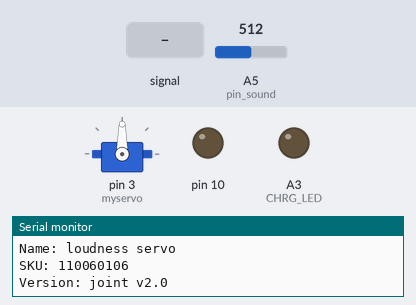
The sketch below on a simulated Arduino Uno, built with avr-gcc and run on an emulated ATmega328P. Parts: servo, output pins drawn as LEDs (lit = HIGH), the last lines printed to the serial monitor. The test bench sets the inputs (shaded band); at power-on: A5 (pin_sound) = 512.

Above: at 3.9 s.
4.0 s: A5 (pin_sound) fed a 2 Hz sine of ±306 counts around its level
At 5.5 s:
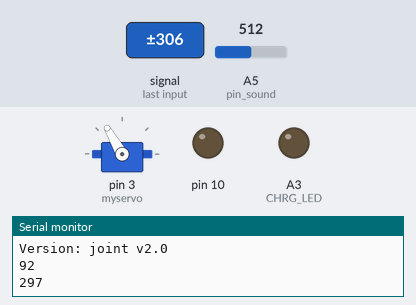
At 6.9 s:
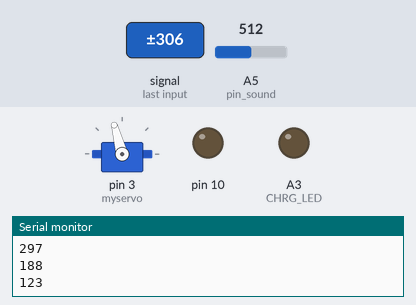
7.0 s: A5 (pin_sound) set to 306
At 7.6 s:
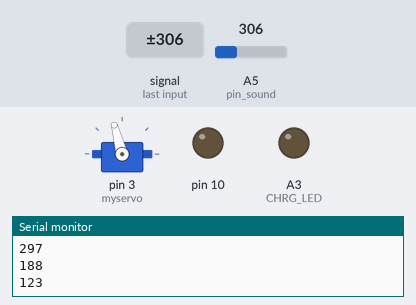
8.5 s: A5 (pin_sound) set to 550
10.0 s: A5 (pin_sound) set to 571
At 10.62 s:
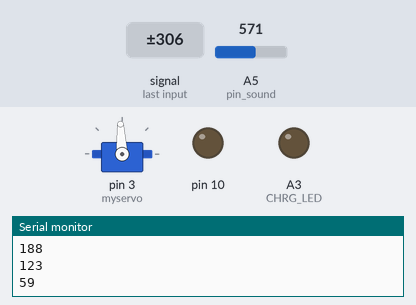
13.0 s: A5 (pin_sound) fed a 200 Hz sine of ±81 counts around its level
16.0 s: A5 (pin_sound) set to 716
Timing chart, 0 to 20.0 s (numbered marks = the images above; inputs shaded):
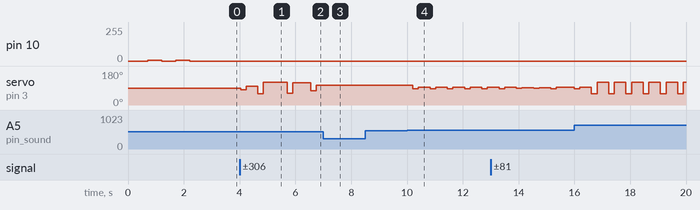

Measured:
- the behaviour switches between 562 and 563 on A5 (pin_sound) (found by bisection; images 3 and 4)
- after the input at 7.0 s, servo on pin 3 (myservo): stays 105° (without the input it goes to 60° after 0.16 s)
- after the input at 8.5 s, every drawn part: stays the same
- after the input at 10.0 s, servo on pin 3 (myservo): alternates 93° for 0.42 s and 87° for 0.20 s, starting after 0.21 s

The sketch:

loudness_110060106_servo.ino
```cpp
// (licence header left out)
/**
 * WatchDog class
 */
#include <avr/wdt.h>

#define VERSION "joint v2.0"
#define NAME    "loudness servo"
#define SKU     "110060106"

class WatchDog
{
  public:
    //initial watchdog timeout
    WatchDog(long timeout = 2000){
      _timeout = timeout;
    }

    //method
    void watchdogSetup(void){
      cli();
      wdt_reset();
      MCUSR &= ~(1<<WDRF);
      WDTCSR = (1<<WDCE) | (1<<WDE);
      WDTCSR = (1<<WDIE) | (0<<WDP3) | (1<<WDP2) | (1<<WDP1) | (0<<WDP0);
      sei();
    }

    void doggieTickle(void){
      ResetTime = millis();
    }

    //reset
    void(* resetFunc) (void) = 0;

    //parameters
    unsigned long ResetTime;
    volatile bool  Flg_Power;
    long _timeout;

};

WatchDog WTD;

ISR(WDT_vect)
{
  if(millis() - WTD.ResetTime > WTD._timeout)
  {
    WTD.doggieTickle();
    WTD.resetFunc();
  }
}
/******************* End of WatchDog ********************/

#include <Wire.h>
#include <Servo.h>

#define  DEBUG   0

#define BUTTON         2
#define LIGHT_SENSOR   A0
#define CHRG_LED       A3  //low-level work
#define PWR_HOLD       A1
#define PWR            6   //low-level work
#define KEY            2
#define LED            10
#define OUT_PIN1       3   //normal output pin
#define OUT_PIN2       5
#define IN_PIN1        A5  //normal input pin
#define IN_PIN2        A4

#define original_pos 90
// Servo position begin value
#define pos_begin  80
// Servo position end value
#define pos_end    100
// Create servo object to control a servo
Servo myservo;

// Sound sensor pin input define
const int pin_sound = A5;

//sound analog value
int quiet_value = 0;
int val_sound = 0;

//value off the thershold,
int thershold_off = 50;
//sound threshold
int Threshold[5] = {40 + thershold_off,
                    60 + thershold_off,
                    80 + thershold_off,
                    100 + thershold_off,
                    120 + thershold_off};


const long interval = 50;
unsigned long previousMillis = 0;
unsigned long currentMillis  = 0;

int midNum(int *a, int *b, int *c);
int average_filter(int analog_pin, int num);
int mid_filter(int analog_pin);
void delay_feed( int val);
void servoRun(int analog);

void servoRun(int analog)
{
  int dec = 0;
  if(analog < 200)
  {
    dec = map(analog, thershold_off, 200, 2, 30);
  }
  else
  {
    dec = 30;
  }
  myservo.write(original_pos - dec);
  delay(200);
  myservo.write(original_pos + dec);
  delay(200);
}
// Delay with feed dog
void delay_feed( int val)
{
  delay(val);
  WTD.doggieTickle();
}

int mid_filter(int analog_pin)
{
  int a = analogRead(analog_pin);
  delayMicroseconds(10);
  int b = analogRead(analog_pin);
  delayMicroseconds(10);
  int c = analogRead(analog_pin);
  delayMicroseconds(10);

  return midNum(&a, &b, &c);
}

int average_filter(int analog_pin, int num)
{
  long temp = 0;
  for(int i=0;i<num;i++)
  {
    //temp += analogRead(analog_pin);
    temp += mid_filter(analog_pin);
  }
  return temp/num;
}

int midNum(int *a, int *b, int *c)
{
  int tmp = 0;
  if(*a > *b){
    tmp = *a;
    *a = *b;
    *b = tmp;
  }
  if(*b > *c){
    tmp = *b;
    *b = *c;
    *c = tmp;
  }
  if(*b > *c){
    tmp = *b;
    *b = *c;
    *c = tmp;
  }
  return *b;
}

void setup()
{
  Serial.begin(9600);
  Serial.print("Name: ");
  Serial.println(NAME);
  Serial.print("SKU: ");
  Serial.println(SKU);
  Serial.print("Version: ");
  Serial.println(VERSION);
  delay(100);

  //power up
  pinMode(CHRG_LED, OUTPUT);
  digitalWrite(CHRG_LED, LOW);

  //initial watchdog
  WTD.watchdogSetup();
  WTD.doggieTickle();

  //get quiet sound value
  delay(500);
  long tmp = 0;
  for(int i = 0;i<1000;i++)
  {
    tmp += analogRead(pin_sound);
  }
  quiet_value = tmp / 1000;

  pinMode (10,OUTPUT);
  for(int i=0;i<2;i++)
  {
    analogWrite(10,5);
    delay(500);
    analogWrite(10,0);
    delay(500);
    WTD.doggieTickle();
  }

  #if DEBUG
  Serial.begin(9600);
  Serial.println("start");
  #endif

  myservo.attach(3);  //    mini fan use pin 9   joint use pin 3
  previousMillis = millis();
  myservo.write(90);

}

void loop()
{
  WTD.doggieTickle();
  val_sound = average_filter(pin_sound, 50);
  int threshold = val_sound - quiet_value;
  if(threshold > thershold_off)
  {
    Serial.println(threshold);
    servoRun(threshold);
  }
  WTD.doggieTickle();
  delay(200);
}
```
